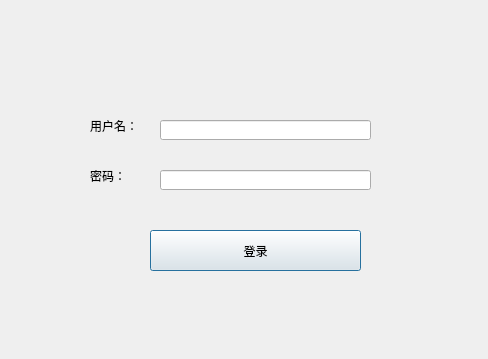
<?xml version="1.0" encoding="UTF-8"?>
<ui version="4.0">
 <class>Server_Login_Dialog</class>
 <widget class="QDialog" name="Server_Login_Dialog">
  <property name="minimumSize">
   <size>
    <width>488</width>
    <height>359</height>
   </size>
  </property>
  <property name="maximumSize">
   <size>
    <width>488</width>
    <height>359</height>
   </size>
  </property>
  <property name="windowTitle">
   <string>服务器端登录</string>
  </property>
  <property name="styleSheet">
   <string notr="true">*{font-family:Microsoft YaHei;}


/*最小化按钮*/
QPushButton#pButtonArrow
{
    border-image:url(:/Resources/LoginWindow/arrowback.png) 0 60 0 0 ;
}

QPushButton#pButtonArrow:hover
{
    border-image:url(:/Resources/LoginWindow/arrowback.png) 0 30 0 30 ;
}

QPushButton#pButtonArrow:pressed
{
    border-image:url(:/Resources/LoginWindow/arrowback.png) 0 0 0 60 ;
}

/*注册账号*/
QPushButton#pButtonRegistAccount
{
    color:rgb(38 , 133 , 227);
    background-color:transparent;
}

QPushButton#pButtonRegistAccount:hover
{
    color:rgb(97 , 179 , 246);
}

QPushButton#pButtonRegistAccount:pressed
{
    color:rgb(0 , 109 , 176);
}

/*忘记密码*/
QPushButton#pButtonForgetPassword
{
    color:rgb(38 , 133 , 227);
    background-color:transparent;
}

QPushButton#pButtonForgetPassword:hover
{
    color:rgb(97 , 179 , 246);
}

QPushButton#pButtonForgetPassword:pressed
{
    color:rgb(0 , 109 , 176);
}


/*下拉列表框*/
QComboBox
{
    background:white;
    padding-left:5px ;
    border-top-left-radius:3px;
    border-top-right-radius:3px;
    border: 1px solid rgb(209 , 209 , 209);
}
QComboBox:hover
{
    border: 1px solid rgb(21 , 131 , 221);
}
QComboBox QAbstractItemView::item
{
    height:40px;
}
QComboBox::down-arrow
{
    border-image:url(:/Resources/LoginWindow/drop_down_Button.png) 0 34 0 0 ;
}
QComboBox::down-arrow:hover
{
    border-image:url(:/Resources/LoginWindow/drop_down_Button.png) 0 17 0 17 ;
}
QComboBox::down-arrow:on
{
    border-image:url(:/Resources/LoginWindow/drop_down_Button.png) 0 0 0 34 ;
}
QComboBox::drop-down
{
    width:20px;
    background:transparent; /*不加此句下拉箭头背景色为灰色与整体样式不一致，也可设置 border:0px; border-radius:0px; background:white; border-left:0px ; 即设置为无边框*/
    padding-right:5px;
}

/*密码框*/
QLineEdit#passwordEdit
{
    background:white;
    padding-left:5px ;
    padding-top:1px ;
    border-bottom-left-radius:3px;
    border-bottom-right-radius:3px;
    border: 1px solid rgb(209 , 209 , 209);
    border-top:transparent;
}
QLineEdit#passwordEdit:hover
{
    padding-top:0px ;
    border: 1px solid rgb(21 , 131 , 221);
}

/*密码框中的小键盘按钮*/
QPushButton#pButtonKeyboard
{
    border-image:url(:/Resources/LoginWindow/keyboard.png) 0 30 0 0 ;
}

QPushButton#pButtonKeyboard:hover
{
    border-image:url(:/Resources/LoginWindow/keyboard.png) 0 15 0 15 ;
}

QPushButton#pButtonKeyboard:pressed
{
    border-image:url(:/Resources/LoginWindow/keyboard.png) 0 0 0 30 ;
}

/*记住密码and自动登录*/
QCheckBox
{
    color:rgb(101 , 101 , 101);
}

QCheckBox::indicator:unchecked
{
    border-image:url(:/Resources/LoginWindow/checkbox.png) 0 39 0 0;
}
QCheckBox::indicator:hover
{
    border-image:url(:/Resources/LoginWindow/checkbox.png) 0 26 0 13;
}
QCheckBox::indicator:pressed
{
    border-image:url(:/Resources/LoginWindow/checkbox.png) 0 13 0 26;
}
QCheckBox::indicator:checked
{
    border-image:url(:/Resources/LoginWindow/checkbox.png) 0 0 0 39;
}

/*多账号登录*/
QPushButton#moreAccountLogin
{
    border-image:url(:/Resources/LoginWindow/more_accountlogin.png) 1 47 1 1;    /*1是由于图片保存问题图片大了两个像素*/
}

QPushButton#moreAccountLogin:hover
{
    border-image:url(:/Resources/LoginWindow/more_accountlogin.png) 1 24 1 24;
}

QPushButton#moreAccountLogin:pressed
{
    border-image:url(:/Resources/LoginWindow/more_accountlogin.png) 1 1 1 47;
}

/*二维码*/
QPushButton#pButtongFlicker
{
    border-image:url(:/Resources/LoginWindow/flicker.png) 0 44 0 0;
}

QPushButton#pButtongFlicker:hover
{
    border-image:url(:/Resources/LoginWindow/flicker.png) 0 22 0 22;
}

QPushButton#pButtongFlicker:pressed
{
    border-image:url(:/Resources/LoginWindow/flicker.png) 0 0 0 44;
}

/*登陆按钮*/
QPushButton#loginButton
{
    color:white;
    background-color:rgb(14 , 150 , 254);
    border-radius:5px;
}

QPushButton#loginButton:hover
{
    color:white;
    background-color:rgb(44 , 137 , 255);
}

QPushButton#loginButton:pressed
{
    color:white;
    background-color:rgb(14 , 135 , 228);
    padding-left:3px;
    padding-top:3px;
}

/*登录状态*/
QPushButton#loginState
{
    border-radius:3px;
    background:transparent;
}

QPushButton#loginState:hover
{
    border: 1px solid rgb(150 , 150 , 150);
}

QPushButton#loginState:pressed
{
    padding-left:2px;
    padding-top:2px;
    border: 1px solid rgb(150 , 150 , 150);
}

</string>
  </property>
  <widget class="QLabel" name="label">
   <property name="geometry">
    <rect>
     <x>90</x>
     <y>120</y>
     <width>54</width>
     <height>12</height>
    </rect>
   </property>
   <property name="text">
    <string>用户名：</string>
   </property>
  </widget>
  <widget class="QLineEdit" name="lineEdit">
   <property name="geometry">
    <rect>
     <x>160</x>
     <y>120</y>
     <width>211</width>
     <height>20</height>
    </rect>
   </property>
  </widget>
  <widget class="QLabel" name="label_2">
   <property name="geometry">
    <rect>
     <x>90</x>
     <y>170</y>
     <width>54</width>
     <height>12</height>
    </rect>
   </property>
   <property name="text">
    <string>密码：</string>
   </property>
  </widget>
  <widget class="QLineEdit" name="lineEdit_2">
   <property name="geometry">
    <rect>
     <x>160</x>
     <y>170</y>
     <width>211</width>
     <height>20</height>
    </rect>
   </property>
  </widget>
  <widget class="QPushButton" name="pushButton">
   <property name="geometry">
    <rect>
     <x>150</x>
     <y>230</y>
     <width>211</width>
     <height>41</height>
    </rect>
   </property>
   <property name="text">
    <string>登录</string>
   </property>
  </widget>
 </widget>
 <resources/>
 <connections/>
</ui>
